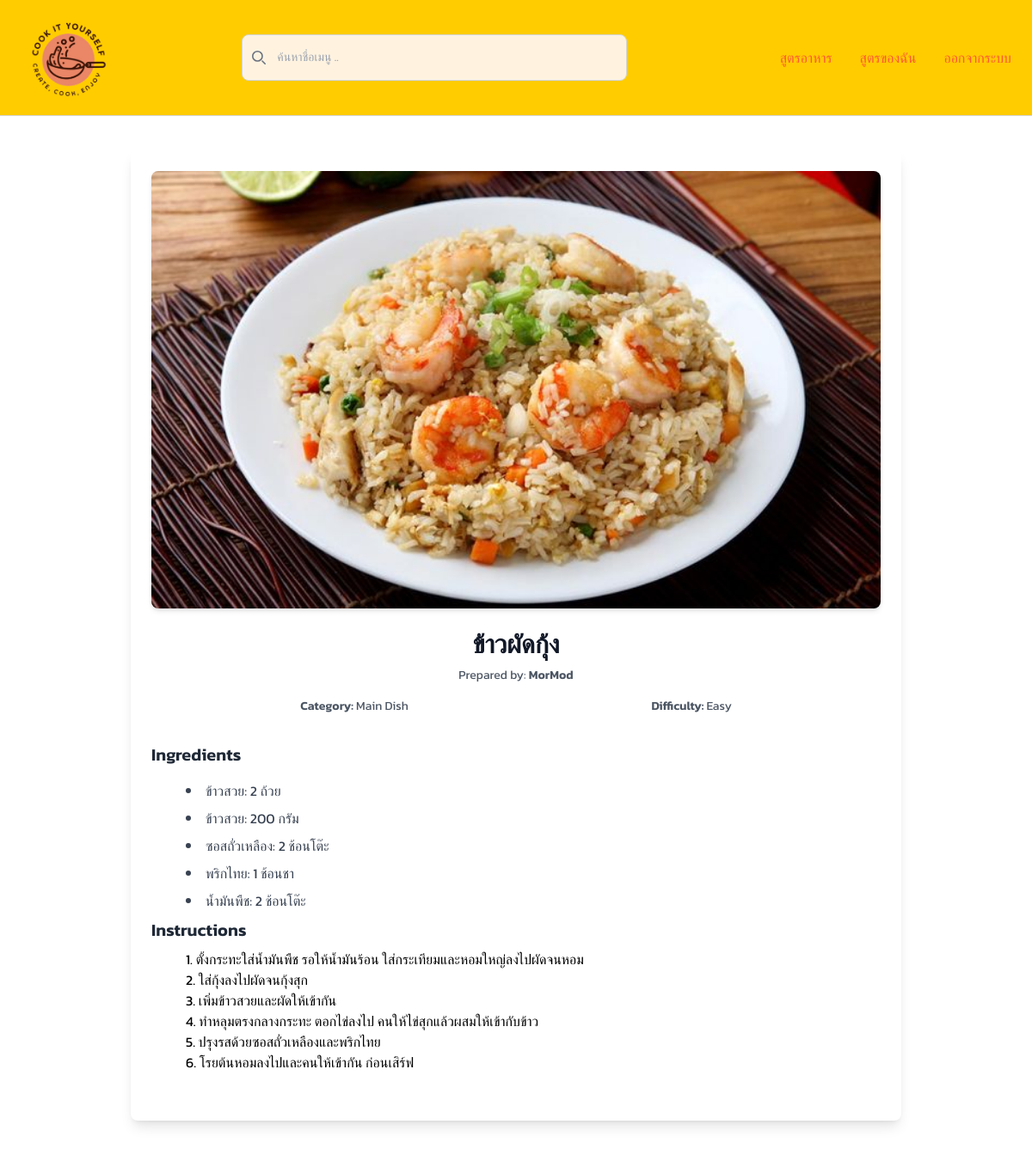
Screenshot of /recipe/12/ (signed in) with the database file from the repository.
### recipes/models.py (models this page shows, shortened)
class Recipe(models.Model):
    user = models.ForeignKey(Member, related_name='recipes', on_delete=models.CASCADE)
    title = models.CharField(max_length=200, unique=True)
    category = models.CharField(max_length=50)
    difficulty = models.CharField(max_length=50)
    picture_url = models.ImageField(upload_to='recipes/images/', blank=True, null=True)
    instructions = models.TextField()

class Ingredient(models.Model):
    recipe = models.ForeignKey(Recipe, related_name='ingredients', on_delete=models.CASCADE)
    name = models.CharField(max_length=100)
    amount = models.DecimalField(max_digits=5, decimal_places=2)
    unit = models.CharField(max_length=50)

### recipes/views.py (the view)
# urls.py: path('recipe/<int:pk>/', recipeDetailView.as_view(), name='recipe-detail'),
class recipeDetailView(LoginRequiredMixin, DetailView):
    model = Recipe
    template_name = "recipes/recipeDetail.html"
    context_object_name = "recipe"
    login_url = "/login/"
    def get_context_data(self, **kwargs):
        context = super().get_context_data(**kwargs)
        recipe = self.object
        context['title'] = recipe.title
        context['user'] = recipe.user.username
        context['picture_url'] = recipe.picture_url
        context['MEDIA_URL'] = settings.MEDIA_URL
        context['category'] = recipe.category
        context['difficulty'] = recipe.difficulty
        context['instructions'] = recipe.instructions
        context['ingredients'] = recipe.ingredients.all()
        return context

### theme/templates/recipes/recipeDetail.html
{% extends 'recipes/base.html' %}
{% block main %}
<div class="container mx-auto mt-10 mb-10 p-6 bg-white shadow-lg rounded-lg max-w-4xl">
    <div class="mb-6">
        <img src="{{ MEDIA_URL }}{{ picture_url }}" alt="{{ title }}" class="w-full h-1/5 object-cover rounded-lg shadow-md">
    </div>
    <div class="text-center mb-4">
        <h1 class="text-3xl font-bold text-gray-900 mb-2">{{ title }}</h1>
        <p class="text-sm text-gray-600">Prepared by: <span class="font-semibold">{{ user }}</span></p>
    </div>
    <div class="flex justify-around text-sm text-gray-600 mb-8 px-8">
        <p class="font-semibold">Category: <span class="font-normal">{{ category }}</span></p>
        <p class="font-semibold">Difficulty: <span class="font-normal">{{ difficulty }}</span></p>
    </div>
    <div>
        <h2 class="text-xl font-semibold text-gray-800 mb-4">Ingredients</h2>
        <ul class="ml-10 list-disc list-inside text-gray-700">
            {% for ingredient in ingredients %}
                <li class="mb-2">
                    <span class="font-medium">{{ ingredient.name }}</span>:
                    <span>{{ ingredient.amount|floatformat:0 }}</span>
                    <span>{{ ingredient.unit }}</span>
                </li>
            {% endfor %}
        </ul>
    </div>
    <div class="mb-8">
        <h2 class="text-xl font-semibold text-gray-800 mb-2">Instructions</h2>
        <div class="ml-10">
            <p class="text-gray-700 leading-relaxed">{{ instructions|linebreaks }}</p>
        </div>
    </div>
</div>
{% endblock %}

### theme/templates/recipes/base.html (style rules this page uses)
* { font-family: "Kanit", serif; font-optical-sizing: auto; font-style: normal; }

### theme/templates/recipes/header.html (style rules this page uses)
* { font-family: "Kanit", serif; }

### rows the page displays
Recipe: picture_url (picture), title "ข้าวผัดกุ้ง", category "Main Dish", difficulty "Easy", instructions "1. ตั้งกระทะใส่น้ำมันพืช รอให้น้ำมันร้อน ใส่กระเทียมและหอมใหญ่ลงไปผัดจนหอม 2. ใส่กุ้งลงไปผัดจนกุ้งสุก 3. เพิ่มข้าวสวยและผัดให้เข้ากัน 4. ทำหลุมตรงกลางกระทะ ตอกไข่ลงไป คนให้ไข่สุกแล้วผสมให้เข้ากับข้าว 5. ปรุงรสด้วยซอสถั่วเหลืองและพริกไทย 6. โรยต้นหอมลงไปและคนให้เข้ากัน ก่อนเสิร์ฟ"
Ingredient: name "ข้าวสวย", amount "2", unit "ถ้วย"
Ingredient: name "ข้าวสวย", amount "200", unit "กรัม"
Ingredient: name "ซอสถั่วเหลือง", amount "2", unit "ช้อนโต๊ะ"
Ingredient: name "พริกไทย", amount "1", unit "ช้อนชา"
Ingredient: name "น้ำมันพืช", amount "2", unit "ช้อนโต๊ะ"

### other values shown
{{ user }} "MorMod"
